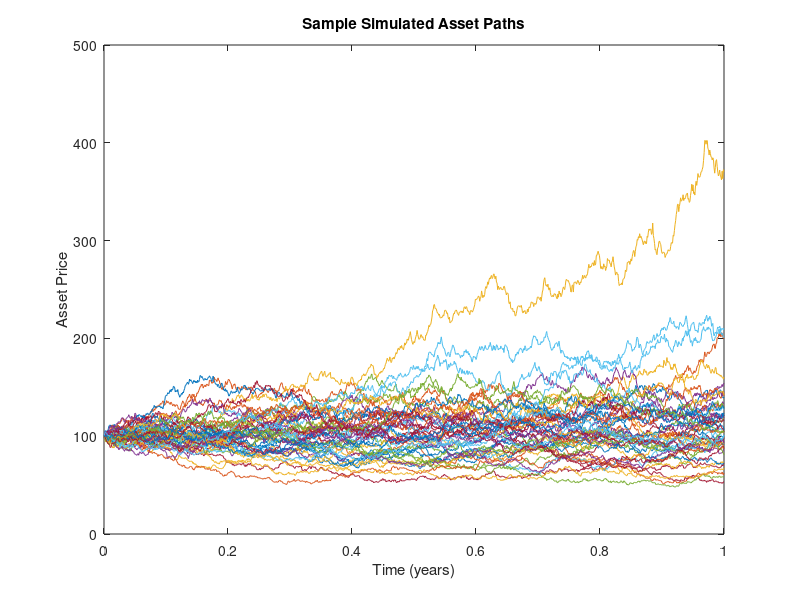

The MATLAB script that drew this image: (Note: this script raises an error after producing the figure.)
%% Monte Carlo Pricing of a Floating-Strike Lookback Call Option
% This script simulates asset paths under the Black–Scholes model,
% computes the running minimum for each path, and then prices the option.
% The payoff at maturity is: S(T) - min_{0<=t<=T} S(t)
% The option price is the discounted average payoff.

clear; clc; close all;

%% Parameters
S0       = 100;     % initial asset price
r        = 0.1;    % risk-free interest rate
sigma    = 0.4;     % volatility
T        = 1;       % time to maturity (years)
numPaths = 100000;  % number of simulated paths
numSteps = 1000;     % number of time steps (e.g., trading days in a year)
dt       = T/numSteps;

%% Simulate Asset Paths
% Pre-allocate the matrix for asset prices:
S = zeros(numSteps+1, numPaths);
S(1,:) = S0;

% Generate random increments (each column is one path)
dW = sqrt(dt) * randn(numSteps, numPaths);

% Simulate the asset paths using the exact solution for geometric Brownian motion:
% S(t+dt) = S(t) * exp((r - 0.5*sigma^2)*dt + sigma*sqrt(dt)*Z)
for i = 2:numSteps+1
    S(i,:) = S(i-1,:) .* exp((r - 0.5*sigma^2)*dt + sigma*dW(i-1,:));
end

%% Compute Payoffs
% For each path, determine the minimum asset price reached:
minS = min(S, [], 1);
% The final asset price for each path:
S_T = S(end, :);
% Floating-strike lookback call payoff:
payoff = S_T - minS;  % always nonnegative

%% Discount and Estimate Price
discountFactor = exp(-r*T);
priceMC = discountFactor * mean(payoff);
stdError  = discountFactor * std(payoff) / sqrt(numPaths);

fprintf('Monte Carlo Price: %.4f\n', priceMC);
fprintf('Standard Error: %.4f\n', stdError);

%% (Optional) Plot a few sample paths and histogram of payoffs
figure;
plot(0:dt:T, S(:,1:50));
xlabel('Time (years)');
ylabel('Asset Price');
title('Sample Simulated Asset Paths');

figure;
histogram(payoff,50);
xlabel('Payoff');
ylabel('Frequency');
title('Histogram of Payoffs');
